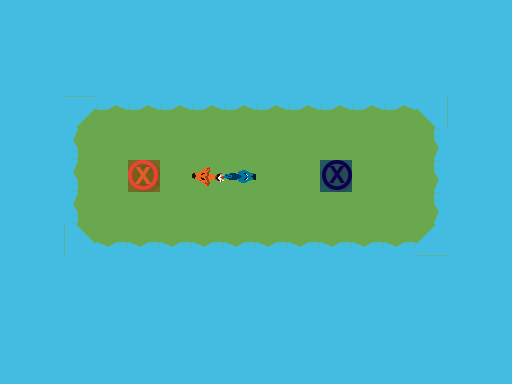

This is a level from a 2D game, rendered from its Tiled map with the project's own tilesets. A one-line summary and the complete map file follow:
An orthogonal 16x12 tile map with 32x32 px tiles, 3 tile layers (Ground, Obstacles, Objects), 1 hidden layer not drawn.

<map version="1.0" orientation="orthogonal" renderorder="right-down" width="16" height="12" tilewidth="32" tileheight="32" nextobjectid="6">
 <tileset firstgid="1" name="TilesetPlaceholder" tilewidth="32" tileheight="32" tilecount="240" columns="10">
  <image source="../Tileset.png" width="320" height="768" />
 </tileset>
 <layer name="Ground" width="16" height="12">
  <data encoding="csv">
5,5,5,5,5,5,5,5,5,5,5,5,5,5,5,5,
5,5,5,5,5,5,5,5,5,5,5,5,5,5,5,5,
5,5,5,5,5,5,5,5,5,5,5,5,5,5,5,5,
5,5,3221225493,1610612747,1610612747,1610612747,1610612747,1610612747,1610612747,1610612747,1610612747,1610612747,1610612747,1610612757,5,5,
5,5,3221225483,1,1,1,1,1,1,1,1,1,1,11,5,5,
5,5,3221225483,1,1,1,1,1,1,1,1,1,1,11,5,5,
5,5,3221225483,1,1,1,1,1,1,1,1,1,1,11,5,5,
5,5,2684354581,2684354571,2684354571,2684354571,2684354571,2684354571,2684354571,2684354571,2684354571,2684354571,2684354571,21,5,5,
5,5,5,5,5,5,5,5,5,5,5,5,5,5,5,5,
5,5,5,5,5,5,5,5,5,5,5,5,5,5,5,5,
5,5,5,5,5,5,5,5,5,5,5,5,5,5,5,5,
5,5,5,5,5,5,5,5,5,5,5,5,5,5,5,5
</data>
 </layer>
 <layer name="Obstacles" width="16" height="12">
  <data encoding="csv">
0,0,0,0,0,0,0,0,0,0,0,0,0,0,0,0,
0,0,0,0,0,0,0,0,0,0,0,0,0,0,0,0,
0,0,0,0,0,0,0,0,0,0,0,0,0,0,0,0,
0,0,0,0,0,0,0,0,0,0,0,0,0,0,0,0,
0,0,0,0,0,0,0,0,0,0,0,0,0,0,0,0,
0,0,0,0,0,0,0,0,0,0,0,0,0,0,0,0,
0,0,0,0,0,0,0,0,0,0,0,0,0,0,0,0,
0,0,0,0,0,0,0,0,0,0,0,0,0,0,0,0,
0,0,0,0,0,0,0,0,0,0,0,0,0,0,0,0,
0,0,0,0,0,0,0,0,0,0,0,0,0,0,0,0,
0,0,0,0,0,0,0,0,0,0,0,0,0,0,0,0,
0,0,0,0,0,0,0,0,0,0,0,0,0,0,0,0
</data>
 </layer>
 <layer name="Objects" width="16" height="12">
  <data encoding="csv">
0,0,0,0,0,0,0,0,0,0,0,0,0,0,0,0,
0,0,0,0,0,0,0,0,0,0,0,0,0,0,0,0,
0,0,0,0,0,0,0,0,0,0,0,0,0,0,0,0,
0,0,0,0,0,0,0,0,0,0,0,0,0,0,0,0,
0,0,0,0,0,0,0,0,0,0,0,0,0,0,0,0,
0,0,0,0,181,0,1610612927,2684354752,0,0,182,0,0,0,0,0,
0,0,0,0,0,0,0,0,0,0,0,0,0,0,0,0,
0,0,0,0,0,0,0,0,0,0,0,0,0,0,0,0,
0,0,0,0,0,0,0,0,0,0,0,0,0,0,0,0,
0,0,0,0,0,0,0,0,0,0,0,0,0,0,0,0,
0,0,0,0,0,0,0,0,0,0,0,0,0,0,0,0,
0,0,0,0,0,0,0,0,0,0,0,0,0,0,0,0
</data>
 </layer>
 <layer name="Solution" width="16" height="12" visible="0">
  <data encoding="csv">
0,0,0,0,0,0,0,0,0,0,0,0,0,0,0,0,
0,0,0,233,233,0,0,0,0,0,0,0,0,0,0,0,
0,0,0,0,0,0,0,0,0,0,0,0,0,0,0,0,
0,222,222,0,0,0,0,0,0,0,0,0,0,0,0,0,
0,222,0,0,0,0,0,0,0,0,0,0,0,0,0,0,
0,222,224,225,225,224,0,0,0,0,0,0,0,0,0,0,
0,0,0,232,0,0,0,0,0,0,0,0,0,0,0,0,
0,0,232,232,0,0,0,0,0,0,0,0,0,0,0,0,
0,0,0,0,0,0,0,0,0,0,0,0,0,0,0,0,
0,0,0,0,0,0,223,223,0,0,0,0,0,0,0,0,
0,0,0,0,0,0,0,0,0,0,0,0,0,0,0,0,
0,0,0,0,0,0,0,0,0,0,0,0,0,0,0,0
</data>
 </layer>
</map>
